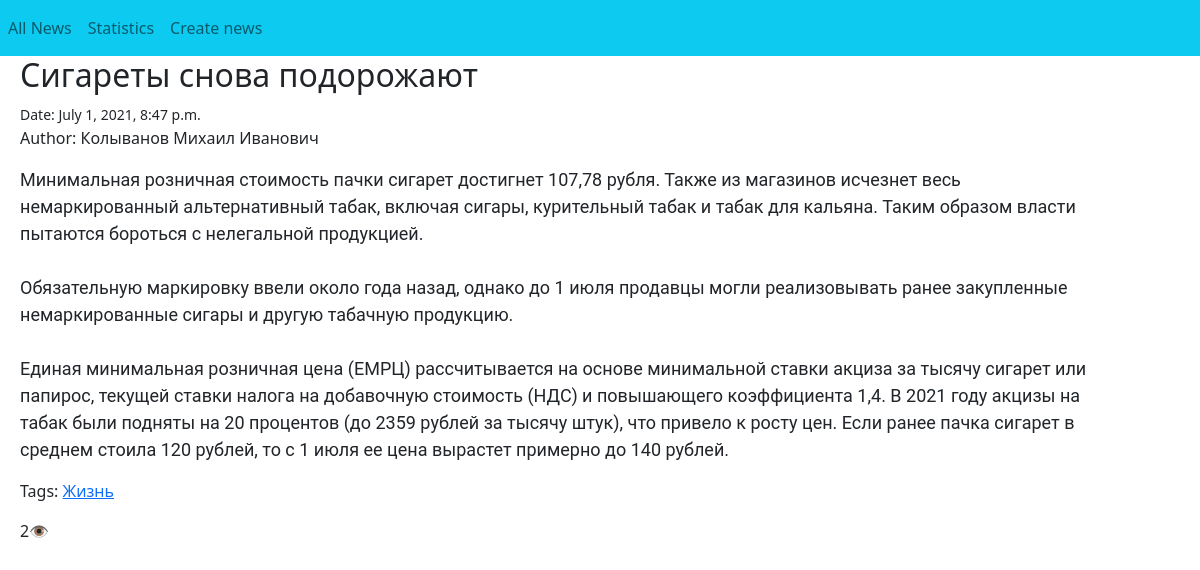
Page /NewsApp/61/ on the committed database.
### NewsApp/models.py (models this page shows, shortened)
class News(models.Model):
    news_title = models.CharField('Заголовок', max_length=200)
    news_text = models.TextField('Текст новости')
    pub_date = models.DateTimeField(default=datetime.datetime.now)
    views_count = models.IntegerField(default=0)
    tags = TaggableManager()
    author = models.CharField('Автор', max_length=200)

### NewsApp/views.py (the view)
# urls.py: path('<int:news_id>/', views.detail, name='detail'),
def detail(request, news_id):
    try:
        with transaction.atomic():
            a = News.objects.select_for_update().get(id=news_id)
            a.views_count += 1
            a.save()
    except News.DoesNotExist:
        raise Http404("Статья не найдена!")
    return render(request, 'detail.html', {'news': a})

### NewsApp/templates/detail.html (shortened to what this page needs)
{% extends 'base.html' %}
{% block content %}
    <div class="news_container">
        <h2>{{ news.news_title }}</h2>
        <small>Date: {{ news.pub_date }}</small><br>
        <p>Author: {{ news.author }}</p>
        <pre class="news_text">{{ news.news_text }}</pre>
        <p class="tags">Tags:
            {% for tag in news.tags.all %}
                <a href="{% url 'NewsApp:tag_list' tag %}">{{ tag }}</a>
            {% endfor %}
        </p>
        <p>{{ news.views_count }}&#128065</p>
    </div>
{% endblock %}

### NewsApp/static/css/site.css (style rules this page uses)
.news_container { margin: 0 90px 0 20px; }
.news_text { white-space: pre-wrap; font-family: 'Roboto'; font-size: 18px; }

### rows in the picture
News: news_title "Сигареты снова подорожают", pub_date "July 1, 2021, 8:47 p.m.", author "Колыванов Михаил Иванович", news_text "Минимальная розничная стоимость пачки сигарет достигнет 107,78 рубля. Также из магазинов исчезнет весь немаркированный альтернативный табак, включая сигары, курительный табак и табак для кальяна. Таким образом власти пытаются бороться с нелегальной продукцией. Обязательную маркировку ввели около года назад, однако до 1 июля продавцы могли реализовывать ранее закупленные немаркированные сигары и другую табачную продукцию. Единая минимальная розничная цена (ЕМРЦ) рассчитывается на основе минимальной ставки акциза за тысячу сигарет или папирос, текущей ставки налога на добавочную стоимость (НДС) и повышающего коэффициента 1,4. В 2021 году акцизы на табак были подняты на 20 процентов (до 2359…", views_count "2"
Tag: name "Жизнь"
